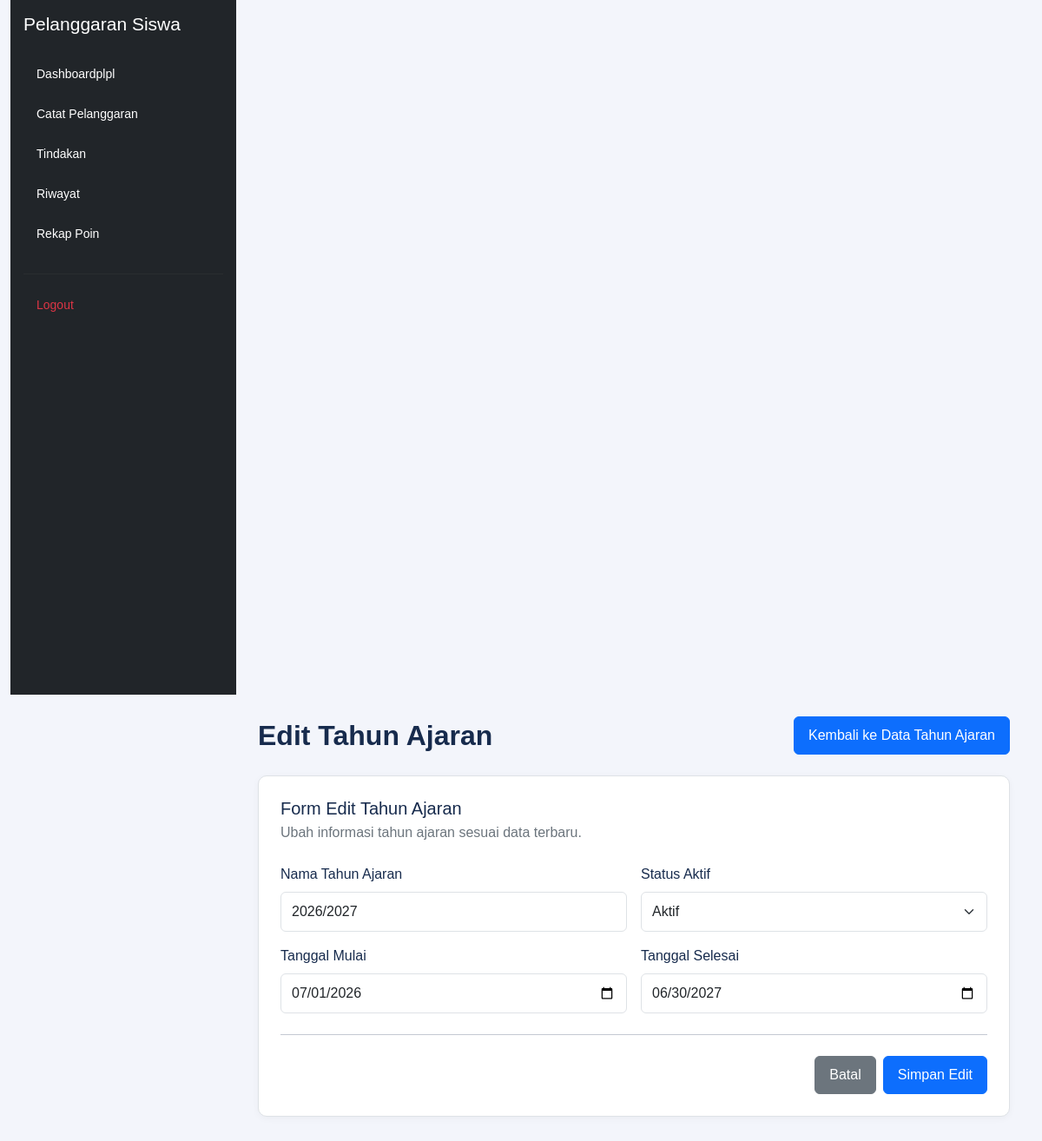
The page /edit_tahun_ajaran.php?id=2 (signed in) on the database its author committed.
### tables this page shows
CREATE TABLE `t_tahun_ajaran` (
  `id` int(11) NOT NULL,
  `nama` varchar(20) DEFAULT NULL,
  `tanggal_mulai` date NOT NULL,
  `tanggal_selesai` date NOT NULL,
  `status_aktif` tinyint(1) NOT NULL,
  `created_at` timestamp NOT NULL DEFAULT current_timestamp(),
  `updated_at` timestamp NOT NULL DEFAULT current_timestamp()
);

### edit_tahun_ajaran.php (the view, shortened to what this page needs)
<?php
include 'config/koneksi.php';
$id = (int) $_GET['id'];
$stmt = mysqli_prepare(
    $koneksi,
    "SELECT * FROM t_tahun_ajaran WHERE id = ?"
);
mysqli_stmt_bind_param($stmt, "i", $id);
mysqli_stmt_execute($stmt);
$hasil = mysqli_stmt_get_result($stmt);
$data = mysqli_fetch_assoc($hasil);
?>
<!DOCTYPE html>
<html lang="id">
<head>
    <link
        href="https://cdn.jsdelivr.net/npm/bootstrap@5.3.8/dist/css/bootstrap.min.css"
        rel="stylesheet">
</head>
<body>
<div class="container-fluid">
    <div class="row g-0">
        <?php include 'layout/sidebar.php'; ?>
        <main class="main-content">
            <div class="d-flex justify-content-between align-items-center flex-wrap gap-3 mb-4">
                <h1 class="page-title mb-0">
                    Edit Tahun Ajaran
                </h1>
                <a href="kelola_tahun_ajaran.php"
                   class="btn btn-primary">
                    Kembali ke Data Tahun Ajaran
                </a>
            </div>
            <div class="form-card">
                <h5 class="mb-1">Form Edit Tahun Ajaran</h5>
                <p class="text-secondary mb-4">
                    Ubah informasi tahun ajaran sesuai data terbaru.
                </p>
                <form action="proses_edit_tahun_ajaran.php" method="POST">
                    <div class="row g-3">
                        <div class="col-md-6">
                            <label for="nama" class="form-label">
                                Nama Tahun Ajaran
                            </label>
                            <input
                                type="text"
                                class="form-control"
                                id="nama"
                                name="nama"
                                value="<?= htmlspecialchars($data['nama'] ?? '') ?>"
                                placeholder="Contoh: 2026/2027"
                                required>
                        </div>
                        <div class="col-md-6">
                            <label for="status_aktif" class="form-label">
                                Status Aktif
                            </label>
                            <select
                                class="form-select"
                                id="status_aktif"
                                name="status_aktif"
                                required>
                                <option value="1"
                                    <?= (string) ($data['status_aktif'] ?? '') === '1' ? 'selected' : '' ?>>
                                    Aktif
                                </option>
                            </select>
                        </div>
                        <div class="col-md-6">
                            <label for="tanggal_mulai" class="form-label">
                                Tanggal Mulai
                            </label>
                            <input
                                type="date"
                                class="form-control"
                                id="tanggal_mulai"
                                name="tanggal_mulai"
                                value="<?= htmlspecialchars($data['tanggal_mulai'] ?? '') ?>"
                                required>
                        </div>
                        <div class="col-md-6">
                            <label for="tanggal_selesai" class="form-label">
                                Tanggal Selesai
                            </label>
                            <input
                                type="date"
                                class="form-control"
                                id="tanggal_selesai"
                                name="tanggal_selesai"
                                value="<?= htmlspecialchars($data['tanggal_selesai'] ?? '') ?>"
                                required>
                        </div>
                    </div>
                    <hr class="my-4">
                    <div class="d-flex justify-content-end gap-2">
                        <a href="kelola_tahun_ajaran.php"
                           class="btn btn-secondary">
                            Batal
                        </a>
                        <button type="submit" class="btn btn-primary">
                            Simpan Edit
                        </button>
                    </div>
                </form>
            </div>
        </main>
    </div>
</div>
</body>
</html>

### edit_tahun_ajaran.php (style rules this page uses)
body { margin: 0; background: #f3f5fb; font-family: Arial, sans-serif; color: #172b4d; }
.main-content { margin-left: 260px; width: calc(100% - 260px); min-height: 100vh; padding: 25px; box-sizing: border-box; }
.page-title { font-size: 32px; font-weight: 600; color: #172b4d; }
.form-card { background: #fff; padding: 25px; border: 1px solid #dee2e6; border-radius: 10px; box-shadow: 0 2px 8px rgba(0, 0, 0, .04); }
.form-label { font-weight: 500; }
.form-control, .form-select { padding: 10px 12px; border-radius: 6px; }
.btn { padding: 9px 16px; border-radius: 6px; }

### rows shown on the page
t_tahun_ajaran: nama "2026/2027", status_aktif "Aktif", tanggal_mulai "07/01/2026", tanggal_selesai "06/30/2027"
